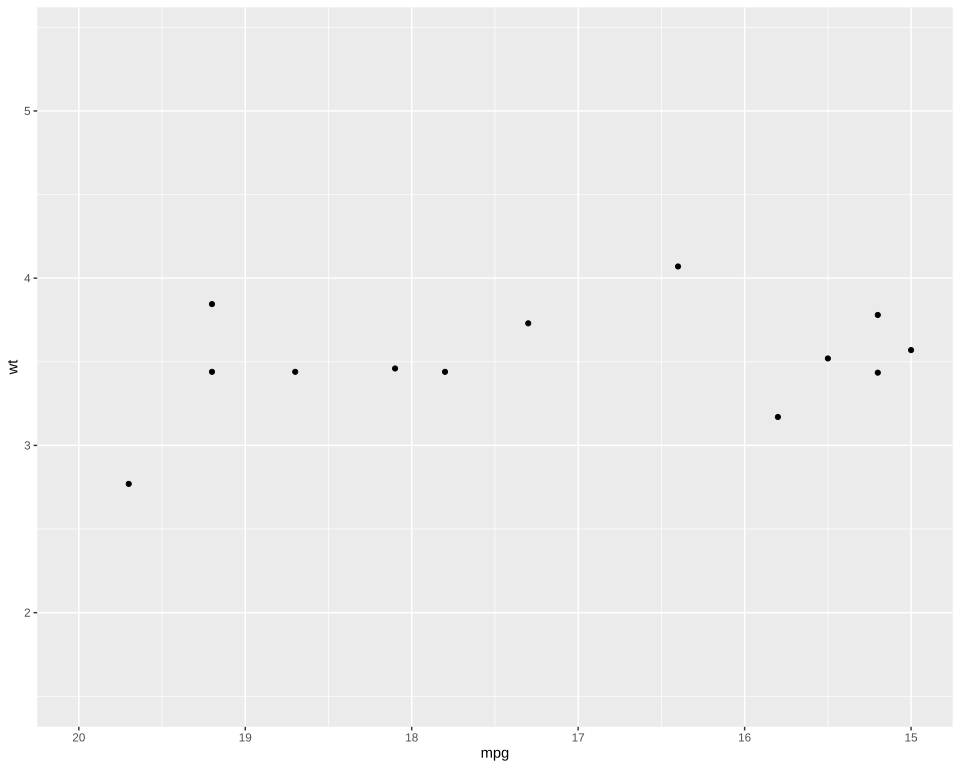

Recreate this plot in R.
# The plot test/golden/scale_reverse.svg draws, drawn by ggplot2 itself, as ggplot2's own visual
# tests draw their snapshots: the independent check on that golden whenever it changes. The suite
# never runs this; it needs R, ggplot2 and vdiffr, saved as the Docker image
# giggly-r:ggplot2-4.0.3. From the repository's root:
#
#   docker run --rm -v "$PWD/test/golden":/golden:ro giggly-r:ggplot2-4.0.3 \
#     Rscript /golden/scale_reverse.R > scale_reverse.ggplot2.svg
#
# and compare the two drawings element by element, as test/golden/point.R describes.
#
# The lims reference page's reversed scale: mtcars' mileage against weight with xlim(20, 15), the
# larger limit first, so the x axis runs from 20 down to 15 and the cars outside it are missing.

library(ggplot2)

plot <- ggplot(mtcars, aes(mpg, wt)) +
  geom_point() +
  xlim(20, 15) +
  theme_gray()

file <- tempfile(fileext = ".svg")
suppressWarnings(vdiffr::write_svg(plot, file))
cat(readLines(file), sep = "\n")
